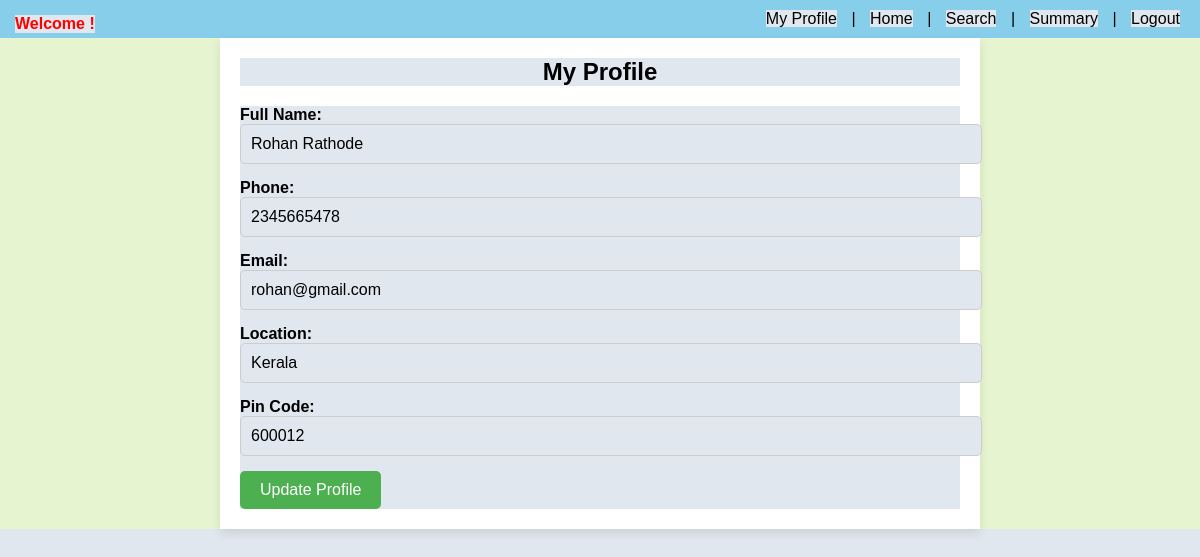
/professional_profile (signed in), run on the app's committed database.
### backend/models.py (models this page shows)
class Prof_Info(db.Model):
    __tablename__="prof_info"
    id=db.Column(db.Integer,primary_key=True)
    email=db.Column(db.String,unique=True,nullable=False)
    password=db.Column(db.String,nullable=False)
    role=db.Column(db.Integer,default=2)
    full_name=db.Column(db.String,nullable=False)
    service_name=db.Column(db.Integer, db.ForeignKey("service.id"), nullable=False)
    experience=db.Column(db.Integer,nullable=False)
    location=db.Column(db.String,nullable=False)
    pin_code=db.Column(db.Integer,nullable=False)
    prof_status=db.Column(db.String,default='requested')#requested,approved,rejected,blocked
    service=db.relationship("Service",back_populates="professionals")
    phone=db.Column(db.Integer,nullable=False, unique=True)

### backend/controllers.py (the view, shortened to what this page needs)
@app.route("/professional_profile", methods=["GET", "POST"])
def professional_profile():
    professional_id = session.get('user_id')
    if not professional_id:
        flash("You must be logged in to view your profile.", "danger")
        return redirect(url_for('signin'))  # Redirect to the login page if not logged in
    professional = Prof_Info.query.get(professional_id)
    if not professional:
        flash("Profile not found.", "danger")
        return redirect(url_for('prof_dashboard'))  # Redirect to dashboard if professional not found
    return render_template("professional_edit.html", professional=professional)

### templates/professional_edit.html (shortened to what this page needs)
{% extends "prof_layout.html" %}
{% block content %}
<head>
</head>
<div class="form-container">
    <h2>My Profile</h2>
    <form method="POST">
        <div class="form-group">
            <label for="full_name">Full Name:</label>
            <input type="text" id="full_name" name="full_name" value="{{ professional.full_name }}" required>
        </div>
        <div class="form-group">
            <label for="phone">Phone:</label>
            <input type="text" id="phone" name="phone" value="{{ professional.phone }}" required>
        </div>
        <div class="form-group">
            <label for="email">Email:</label>
            <input type="email" id="email" name="email" value="{{ professional.email }}" required>
        </div>
        <div class="form-group">
            <label for="location">Location:</label>
            <input type="text" id="location" name="location" value="{{ professional.location }}" required>
        </div>
        <div class="form-group">
            <label for="pin_code">Pin Code:</label>
            <input type="text" id="pin_code" name="pin_code" value="{{ professional.pin_code }}" required>
        </div>
        <button type="submit" class="btn">Update Profile</button>
    </form>
</div>
{% endblock %}

### static/styles/main.css (style rules this page uses)
* { margin: 0; padding: 0; background-color: rgb(224, 231, 238); }

### templates/prof_layout.html (style rules this page uses)
body { font-family: Arial, sans-serif; background-color: #e6f5d0; margin: 0; padding: 0; }

### templates/professional_edit.html (style rules this page uses)
.form-container { width: 60%; margin: auto; padding: 20px; background-color: #fff; box-shadow: 0px 4px 10px rgba(0, 0, 0, 0.1); }
.form-container h2 { text-align: center; margin-bottom: 20px; }
.form-group { margin-bottom: 15px; }
.form-group label { font-weight: bold; }
.form-group input { width: 100%; padding: 10px; font-size: 1em; border: 1px solid #ccc; border-radius: 5px; }
.btn { padding: 10px 20px; font-size: 1em; background-color: #4caf50; color: white; border: none; border-radius: 5px; cursor: pointer; }

### data on the page
Prof_Info: full_name "Rohan Rathode", phone "2345665478", email "rohan@gmail.com", location "Kerala", pin_code "600012"
